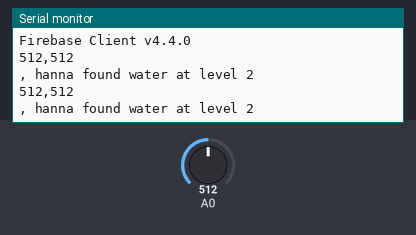
The sketch below on a simulated ESP8266 (NodeMCU). Parts: the last lines printed to the serial monitor. The inputs (shaded band) are chosen by the test bench; at power-on: A0 = 512. WiFi joins after 1.5 s; servers stay silent unless stated.

Above: at 2.7 s.
2.8 s: A0 set to 490
At 4.2 s:
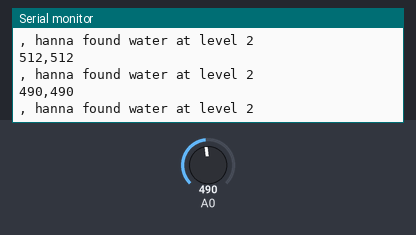
4.3 s: A0 set to 510
At 5.8 s:
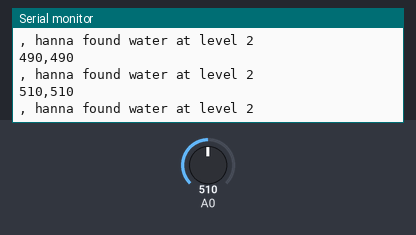
Timing chart, 0 to 7.3 s (numbered marks = the images above; inputs shaded):
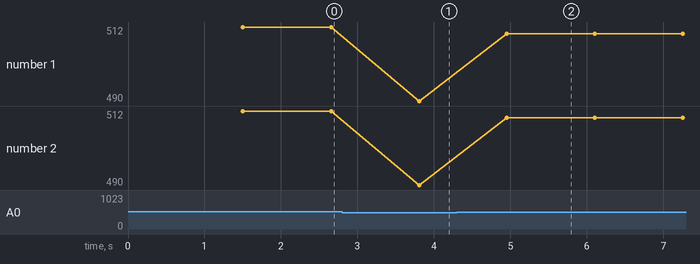

Measured:
- after the input at 2.8 s, the serial monitor: prints a new line after 1.0 s (image 1)
- after the input at 4.3 s, the serial monitor: prints a new line after 0.66 s (image 2)
- plotted number 1: 512 → 490 after the input at 2.8 s, 490 → 510 after the input at 4.3 s
- plotted number 2: 512 → 490 after the input at 2.8 s, 490 → 510 after the input at 4.3 s

The sketch:

firbase.ino
```cpp
#if defined(ESP32)
#include <WiFi.h>
#elif defined(ESP8266)
#include <ESP8266WiFi.h>
#endif

#include <Firebase_ESP_Client.h>

// Provide the token generation process info.
#include <addons/TokenHelper.h>

// Provide the RTDB payload printing info and other helper functions.
#include <addons/RTDBHelper.h>

/* 1. Define the WiFi credentials */
#define WIFI_SSID "VATTAKKALAYIL HOME"
#define WIFI_PASSWORD "11111111"

// For the following credentials, see examples/Authentications/SignInAsUser/EmailPassword/EmailPassword.ino

/* 2. Define the API Key */
#define API_KEY "AIzaSyAJ0ZkMu2nybAYjTE9dIgfzZfN6WduOcdc"

/* 3. Define the RTDB URL */
#define DATABASE_URL "flood-detector-c9726-default-rtdb.firebaseio.com" //<databaseName>.firebaseio.com or <databaseName>.<region>.firebasedatabase.app

/* 4. Define the user Email and password that alreadey registerd or added in your project */
#define USER_EMAIL "joshwinejohnson@gmail.com"
#define USER_PASSWORD "Nopassword123#"

// Define Firebase Data object
FirebaseData fbdo;

FirebaseAuth auth;
FirebaseConfig config;

unsigned long sendDataPrevMillis = 0;

unsigned long count = 0;
int Buzzer = 15;
int level1 = 15;
int level2 = 13;
int a;
int b;
int z = 1000; // Adjust this value from 100 to 1023 if your circuit do not show correct value.


void setup()
{
  pinMode(level1, INPUT);
  pinMode(level2, INPUT);
  Serial.begin(115200);

  WiFi.begin(WIFI_SSID, WIFI_PASSWORD);
  Serial.print("Connecting to Wi-Fi");
  while (WiFi.status() != WL_CONNECTED)
  {
    Serial.print(".");
    delay(300);
  }
  Serial.println();
  Serial.print("Connected with IP: ");
  Serial.println(WiFi.localIP());
  Serial.println();

  Serial.printf("Firebase Client v%s\n\n", FIREBASE_CLIENT_VERSION);

  /* Assign the api key (required) */
  config.api_key = API_KEY;

  /* Assign the user sign in credentials */
  auth.user.email = USER_EMAIL;
  auth.user.password = USER_PASSWORD;

  /* Assign the RTDB URL (required) */
  config.database_url = DATABASE_URL;

  /* Assign the callback function for the long running token generation task */
  config.token_status_callback = tokenStatusCallback; // see addons/TokenHelper.h


#if defined(ESP8266)
  // In ESP8266 required for BearSSL rx/tx buffer for large data handle, increase Rx size as needed.
  fbdo.setBSSLBufferSize(2048 /* Rx buffer size in bytes from 512 - 16384 */, 2048 /* Tx buffer size in bytes from 512 - 16384 */);
#endif

  // Limit the size of response payload to be collected in FirebaseData
  fbdo.setResponseSize(2048);

  Firebase.begin(&config, &auth);

  // Comment or pass false value when WiFi reconnection will control by your code or third party library
  Firebase.reconnectWiFi(true);

  Firebase.setDoubleDigits(5);

  config.timeout.serverResponse = 10 * 1000;

}

void loop()
{

  // Firebase.ready() should be called repeatedly to handle authentication tasks.

  if (Firebase.ready() && (millis() - sendDataPrevMillis > 500 || sendDataPrevMillis == 0))
  {
    sendDataPrevMillis = millis();

    a = analogRead(level1);
    b = analogRead(level2);
    Serial.print(a);
    Serial.print(",");
    Serial.println(b);

    if (analogRead(A0) < z )
    {
      Serial.println(", hanna found water at level 2");
      Firebase.RTDB.setInt(&fbdo, F("/test/int"), 2);
      digitalWrite (Buzzer, HIGH); //turn buzzer on
  delay(1000);
    }
    else
    {
      if (analogRead(level1) > z )
      {
        Serial.println(", hanna found water at level 1");
        Firebase.RTDB.setInt(&fbdo, F("/test/int"), 1);
      }
      else
      {
      Serial.println(", hanna found water at level 0");
      Firebase.RTDB.setInt(&fbdo, F("/test/int"), 0);
      }
    }


  }
}

\
```
